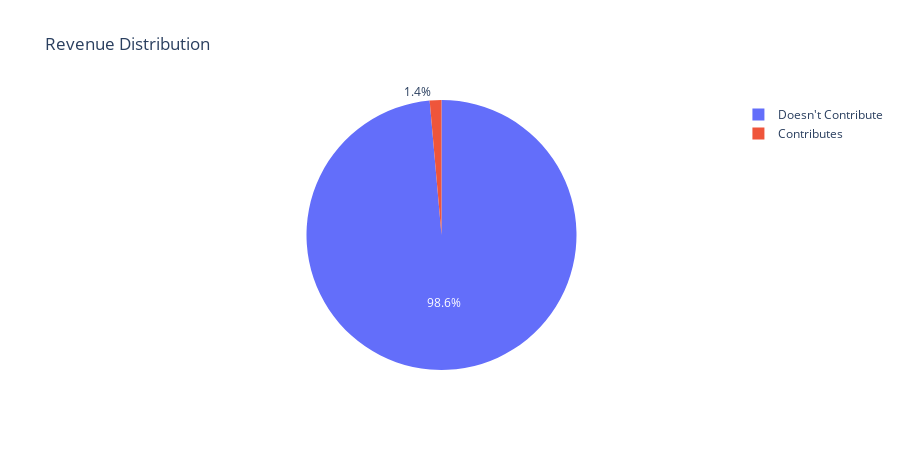

The notebook cell saved with this chart:
### Code cell
df_tmp = rev.copy()
df_tmp['Non_Zero'] = df_tmp['Non_Zero'].replace(to_replace=0,value='Doesn\'t Contribute') 
df_tmp['Non_Zero'] = df_tmp['Non_Zero'].replace(to_replace=1,value='Contributes') 
tmp_vc = df_tmp['Non_Zero'].value_counts()
tc = go.Pie(labels = tmp_vc.index, values = tmp_vc.values)
lt = go.Layout(title = "Revenue Distribution", height = 450)
fig = go.Figure(data = [tc], layout = lt)
iplot(fig)

### Figure 1 — Plotly figure (JSON) as saved in the notebook; plotly's stock layout.template omitted (floating-point values rounded to 4 significant figures)
{"data": [{"labels": ["Doesn't Contribute", "Contributes"], "type": "pie", "values": [704171, 9996]}], "layout": {"height": 450, "title": {"text": "Revenue Distribution"}}}
